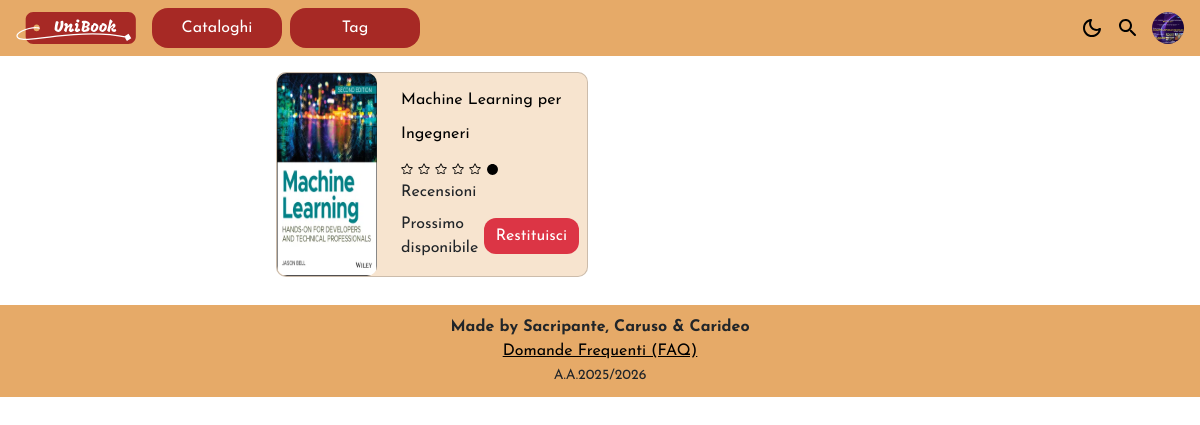
Page /controller/borrowed-books.php?id=5 (signed in) on the committed database.
### tables this page shows
CREATE TABLE `student` (
  `phone` varchar(15) NOT NULL,
  `password` varchar(255) NOT NULL,
  `email` varchar(100) NOT NULL,
  `surname` varchar(100) NOT NULL,
  `idstudent` int(11) NOT NULL,
  `profileimage` varchar(100) NOT NULL,
  `name` varchar(100) NOT NULL
);

CREATE TABLE `loan` (
  `idstudent` int(11) NOT NULL,
  `codebook` int(11) NOT NULL,
  `codecopy` int(11) NOT NULL,
  `idreview` int(11) DEFAULT NULL,
  `refunddata` datetime DEFAULT NULL,
  `subscriptiondate` datetime NOT NULL,
  `state` varchar(50) NOT NULL
);

CREATE TABLE `book` (
  `codebook` int(11) NOT NULL,
  `title` varchar(255) NOT NULL,
  `publisher` varchar(100) NOT NULL,
  `publicationyear` int(11) NOT NULL,
  `image` varchar(100) NOT NULL,
  `description` varchar(255) NOT NULL,
  `author` varchar(255) NOT NULL,
  `idcatalogue` int(11) NOT NULL
);

### controller/borrowed-books.php (called while the page is built, shortened)
<?php
require_once 'bootstrap.php';
$studentLoans = $loanRepo->findAllByStudent($_SESSION['userid']);
$templateParams["title"] = "Unibook - Libri in prestito";
$templateParams["content"] = BASE_PATH . "/UniBook/view/borrowed-books-view.php";
$templateParams["borrowed_books_loan"] = $studentLoans;
$templateParams["css"] = "user_style.css";
require  BASE_PATH . "/UniBook/" . 'template/base.php';
?>

### controller/bootstrap.php (called while the page is built, shortened)
<?php
require_once(BASE_PATH . "/UniBook/" . "db/database.php");
require_once(BASE_PATH . "/UniBook/" . "orm/Student.php");
require_once(BASE_PATH . "/UniBook/" . "repo/StudentRepository.php");
require_once(BASE_PATH . "/UniBook/" . "repo/BookingRepository.php");
require_once(BASE_PATH . "/UniBook/" . "repo/BookRepository.php");
require_once(BASE_PATH . "/UniBook/" . "repo/LoanRepository.php");
require_once(BASE_PATH . "/UniBook/" . "repo/ReviewRepository.php");
require_once("SessionManager.php");
$dbh = new DatabaseHelper("localhost", "root", "", "unibook", 3306);
$bookingRepo = new BookingRepository($dbh);
$bookRepo = new BookRepository($dbh);
$loanRepo = new LoanRepository($dbh);
$reviewRepo = new ReviewRepository($dbh);
$templateParams["js"] = ["js/search-bar-toggle.js", "js/search.js", "/js/dark-mode.js"];

### db/database.php (called while the page is built, shortened)
<?php
class DatabaseHelper
{
    private $db;
    public function __construct($servername, $username, $password, $dbname)
    {
        $this->db = new mysqli($servername, $username, $password, $dbname);
    }
    public function executeQuery($query, $params = [], $types = '')
    {
        $stmt = $this->db->prepare($query);
        if (!empty($params)) {
            $stmt->bind_param($types, ...$params);
        }
        $stmt->execute();
        $result = $stmt->get_result();
        $data = $result->fetch_all(MYSQLI_ASSOC);
        return $data;
    }
}

### repo/LoanRepository.php (called while the page is built, shortened)
<?php
require_once BASE_PATH .  "/UniBook/" . 'orm/Loan.php';
require_once BASE_PATH . "/UniBook/" . 'db/database.php';
class LoanRepository
{
    private $db;
    public function __construct($db)
    {
        $this->db = $db;
    }
    public function findAllByStudent($idStudent)
    {
        $sql = "SELECT * FROM loan WHERE idstudent = ? ORDER BY subscriptiondate DESC";
        $result = $this->db->executeQuery($sql, [$idStudent], 'i');
        $loans = [];
        foreach ($result as $row) {
            $loans[] = $this->mapRowToObject($row);
        }
        return $loans;
    }
    private function mapRowToObject($row)
    {
        return new Loan(
            $row['idstudent'],
            $row['codebook'],
            $row['codecopy'],
            $row['idreview'],
            $row['refunddata'],
            $row['subscriptiondate'],
            $row['state']
        );
    }
}
?>

### controller/SessionManager.php (called while the page is built, shortened)
<?php
class SessionManager
{
    public function isLogged()
    {
        return isset($_SESSION['user_type']) && $_SESSION['user_type'] == 'student';
    }
    public function isAdminLogged()
    {
        return isset($_SESSION['user_type']) && $_SESSION['user_type'] == 'admin';
    }
}
?>

### repo/StudentRepository.php (called while the page is built, shortened)
<?php
require_once  BASE_PATH . "/UniBook/" .  'db/database.php';
require_once BASE_PATH .  "/UniBook/" . 'orm/Student.php';
class StudentRepository
{
    private $db;
    public function __construct($db)
    {
        $this->db = $db;
    }
    public function findById($id)
    {
        $sql = "SELECT * FROM student WHERE idstudent = ?";
        $result = $this->db->executeQuery($sql, [$id], 'i');
        return $this->mapRowToObject($result[0]);
    }
    private function mapRowToObject($row)
    {
        return new Student(
            $row['phone'],
            $row['password'],
            $row['email'],
            $row['surname'],
            $row['idstudent'],
            $row['profileimage'],
            $row['name']
        );
    }
}
?>

### orm/student.php (called while the page is built, shortened)
<?php
class Student
{
    private $profileimage;
    public function __construct(
        $phone,
        $password,
        $email,
        $surname,
        $idstudent,
        $profileimage,
        $name
    ) {
        $this->profileimage = $profileimage;
    }
    public function getProfileImage()
    {
        return $this->profileimage;
    }
}
?>

### orm/Loan.php (called while the page is built, shortened)
<?php
class Loan
{
    private $codebook;
    public function __construct(
        $idstudent,
        $codebook,
        $codecopy,
        $idreview,
        $refunddata,
        $subscriptiondate,
        $state
    ) {
        $this->codebook = $codebook;
    }
    public function getCodeBook()
    {
        return $this->codebook;
    }
}
?>

### repo/BookRepository.php (called while the page is built, shortened)
<?php
require_once  BASE_PATH . "/UniBook/" . 'orm/Book.php';
require_once  BASE_PATH . "/UniBook/" . 'db/database.php';
class BookRepository
{
    private $db;
    public function __construct(&$db)
    {
        $this->db = $db;
    }
    public function findById($codeBook)
    {
        $sql = "SELECT * FROM book WHERE codebook = ?";
        $result = $this->db->executeQuery($sql, [$codeBook], 'i');
        return $this->mapRowToObject($result[0]);
    }
    public function getAvailableCopiesCount($codeBook)
    {
        $sql = "SELECT COUNT(*) as total FROM book_copy
                WHERE codebook = ? AND state = 'disponibile'";
        $result = $this->db->executeQuery($sql, [$codeBook], 'i');
        return $result[0]['total'] ?? 0;
    }
    private function mapRowToObject($row)
    {
        return new Book(
            $row['codebook'],
            $row['title'],
            $row['publisher'],
            $row['publicationyear'],
            $row['image'],
            $row['description'],
            $row['author'],
            $row['idcatalogue']
        );
    }
}
?>

### orm/book.php (called while the page is built, shortened)
<?php
class Book
{
    private $codebook;
    private $title;
    private $image;
    public function __construct(
        $codebook,
        $title,
        $publisher,
        $description,
        $image,
        $publicationyear,
        $author,
        $idcatalogue
    ) {
        $this->codebook = $codebook;
        $this->title = $title;
        $this->image = $image;
    }
    public function getCodebook()
    {
        return $this->codebook;
    }
    public function getTitle()
    {
        return $this->title;
    }
    public function getImage()
    {
        return $this->image;
    }
}
?>

### repo/ReviewRepository.php (called while the page is built, shortened)
<?php
require_once BASE_PATH . "/UniBook/" . 'db/database.php';
class ReviewRepository
{
    private $db;
    public function __construct($db)
    {
        $this->db = $db;
    }
    public function getAverageRating($codeBook)
    {
        $sql = "SELECT AVG(r.rating) as avg_rating, COUNT(*) as total_reviews
                FROM review r
                JOIN loan l ON r.idreview = l.idreview
                WHERE l.codebook = ?";
        $result = $this->db->executeQuery($sql, [$codeBook], 'i');
        return [
            'average' => $result[0]['avg_rating'] ?? 0,
            'count' => $result[0]['total_reviews'] ?? 0
        ];
    }
}
?>

### repo/BookingRepository.php (called while the page is built, shortened)
<?php
require_once BASE_PATH . "/UniBook/" .  'db/database.php';
class BookingRepository
{
    private $db;
    public function __construct($db)
    {
        $this->db = $db;
    }
    public function getNumberOfPeopleAhead($idStudent, $codeBook)
    {
        $sql = "SELECT COUNT(*) as total FROM booking WHERE codebook = ? AND date < (SELECT date FROM booking WHERE idstudent = ? AND codebook = ?)";
        $result = $this->db->executeQuery($sql, [$codeBook, $idStudent, $codeBook], 'iii');
        return $result[0]['total'];
    }
}
?>

### view/borrowed-books-view.php (the view, shortened to what this page needs)
<section>
    <div class=" container-fluid my-2" id="<?php echo $collapse_id; ?>">
        <div class="row justify-content-center gap-3">
            <?php foreach ($templateParams['borrowed_books_loan'] as $loan) :
                if ($loan->getState() !== 'in_prestito') {
                    continue;
                }
                $book = $bookRepo->findById($loan->getCodeBook());
            ?>
                <article
                    class="card flex-row  d-flex justify-content-center col-12 col-sm-6  col-md-4 col-lg-3 m-0 p-0">
                    <img src=" <?php echo UPLOAD_DIR . 'books/' . htmlspecialchars($book->getImage()); ?>" class=" " alt="immagine libro" />
                    <div class="card-body p-2   ">
                        <h3 class="card-title">
                            <a href="bookPage.php?id=<?php echo $book->getCodeBook(); ?>" class="text-decoration-none   ">
                                <?php echo $book->getTitle(); ?>
                            </a>
                        </h3>
                        <div class="container-flex my-2">
                            <?php
                            $n = $reviewRepo->getAverageRating($book->getCodeBook())['average'];
                            $whole = floor($n);
                            $fraction = $n - $whole;
                            if ($fraction > 0) {
                                $remainder = 1;
                            } else {
                                $remainder = 0;
                            }
                            ?>
                            <?php
                            for ($i = 0; $i < 5 - $whole - $remainder; $i++) :
                            ?>
                                <img src="/UniBook/svg/light/star.svg" width="12" height="12" alt="" class="" />
                            <?php endfor; ?>
                            <img src="/UniBook/svg/light/circle-fill.svg" width="13" height="13" alt="" class="" />
                            <span>Recensioni</span>
                        </div>
                        <form action="restitution-user-action.php" method="post" class=" d-flex justify-content-between align-items-center my-2   ">
                            <?php $numAhead = $bookingRepo->getNumberOfPeopleAhead($_SESSION['userid'] ?? -1, $book->getCodeBook()); ?>
                            <?php if ($bookRepo->getAvailableCopiesCount($book->getCodeBook()) > 0) : ?>
                                <span class="text-success">Disponibile</span>
                            <?php elseif ($numAhead === 0) : ?>
                                <span class="">Prossimo disponibile</span>
                            <?php else : ?>
                                <span class=""><?php echo $numAhead; ?> in coda</span>
                            <?php endif;
                            ?>
                            <input type="submit" value="Restituisci" class="btn btn-danger px-15" />
                        </form>
                    </div>
                </article>
            <?php endforeach; ?>
        </div>
    </div>
</section>

### template/base.php (shortened to what this page needs)
<!DOCTYPE html>
<html lang="it">
<head>
    <link href="https://cdn.jsdelivr.net/npm/bootstrap@5.3.8/dist/css/bootstrap.min.css" rel="stylesheet"
>
    <link rel="stylesheet" href="<?php echo BASE_URL . '/css/style_base.css'; ?>">
    <link rel="stylesheet" href="<?php echo BASE_URL . '/css/' . $templateParams['css']; ?>">
</head>
<body>
    <nav>
        <div>
            <div>
                <a href="<?php echo BASE_URL . "index.php"; ?>">
                    <img src="/UniBook/svg/light/logo.svg" alt="UniBook Logo" width="120" />
                </a>
            </div>
            <div>
                <ul>
                    <li><a href="<?php echo CONTROLLER_PATH . "catalogue-books.php"; ?>">Cataloghi</a></li>
                    <li><a href="<?php echo CONTROLLER_PATH . "books-by-tag.php"; ?>">Tag</a></li>
                </ul>
            </div>
            <div>
                <a id="dark-mode-switch-desktop" href="#">
                    <img src="/UniBook/svg/light/theme.svg" alt="Dark Mode" width="24" height="24" />
                </a>
                <a id="searchActivator" data-bs-toggle="collapse" data-bs-target="#searchBar" href="#">
                    <img src="/UniBook/svg/light/search.svg" alt="Search" width="24" height="24" />
                </a>
                <?php if ($sessionManager->isAdminLogged()) : ?>
                    <div class="dropdown navbar-item">
                        <?php $student = $studentRepo->findById($_SESSION['userid']); ?>
                        <img src="<?php echo UPLOAD_DIR . 'students/default.png' ?>"
                            alt="Profile" width="32" height="32"
                            class="rounded-circle dropdown-toggle" data-bs-toggle="dropdown" aria-expanded="false" />
                        <ul class="dropdown-menu dropdown-menu-end">
                            <li><a class="dropdown-item" href="<?php echo BASE_URL . "controller/admin-dashboard.php"; ?>">DashBoard</a></li>
                            <li><a class="dropdown-item" href="<?php echo BASE_URL . "controller/add-book-form.php"; ?>">Aggiungi Libro</a></li>
                            <li>
                                <hr class="dropdown-divider">
                            </li>
                            <li><a class="dropdown-item" href="<?php echo BASE_URL . "controller/logout.php"; ?>">Logout</a></li>
                        </ul>
                    </div>
                <?php elseif ($sessionManager->isLogged()) : ?>
                    <div class="dropdown navbar-item">
                        <?php $student = $studentRepo->findById($_SESSION['userid']); ?>
                        <img src="<?php echo UPLOAD_DIR . 'students/' . htmlspecialchars($student->getProfileImage()); ?>"
                            alt="Profile" width="32" height="32"
                            class="rounded-circle dropdown-toggle" data-bs-toggle="dropdown" aria-expanded="false" />
                    </div>
                <?php else : ?>
                    <a class="" href="<?php echo BASE_URL . "controller/login-form.php"  ?>">Login</a>
                <?php endif; ?>
            </div>
        </div>
    </nav>
    <main>
        <?php
        require $templateParams["content"];
        ?>
    </main>
    <footer>
        <p>Made by Sacripante, Caruso & Carideo</p>
        <p><a href="<?php echo BASE_URL . 'controller/faq.php'; ?>">Domande Frequenti (FAQ)</a></p>
        <small>A.A.2025/2026</small>
    </footer>
</body>
</html>

### rows in the picture
student: profileimage (picture)
loan: book.image (picture), book.title "Machine Learning per Ingegneri"
